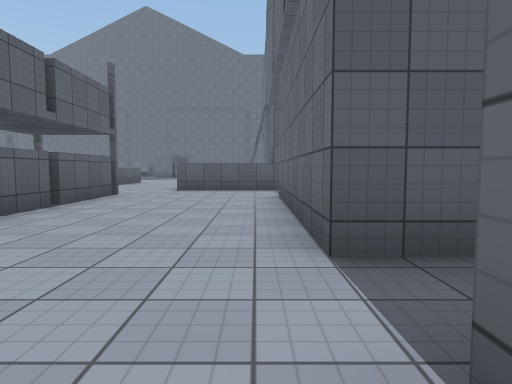
View 1 (above)

24 first-person views from a walk through a scene from a Unity 3-D project. The camera is 1.2 m above the floor, tilts 4° down and sees 75° across. The floor is counted in squares, 2 m on a side. Each view is taken from the middle of a square. On the plan, view 1 faces up. The plan holds only what a view shows up to about 10 squares ahead; the rest is blank. The place goes on beyond the plan. The player is left out. Surface patterns are stand-ins for the level's own textures.

View 2
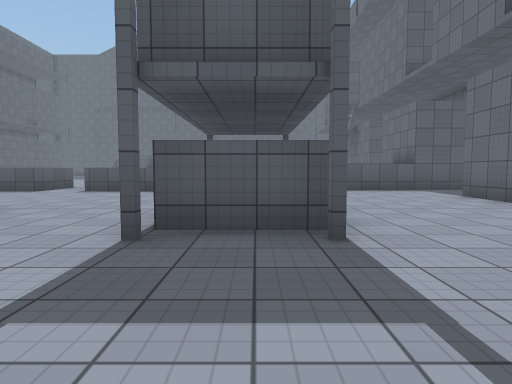

View 3
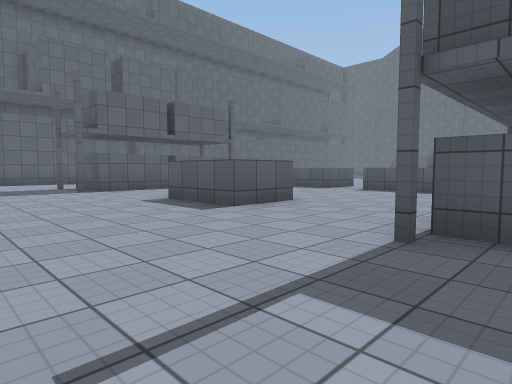

View 4
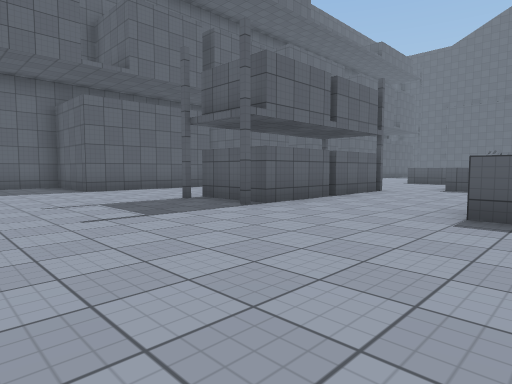

View 5
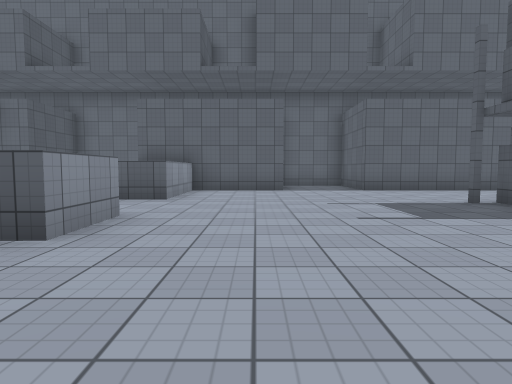

View 6
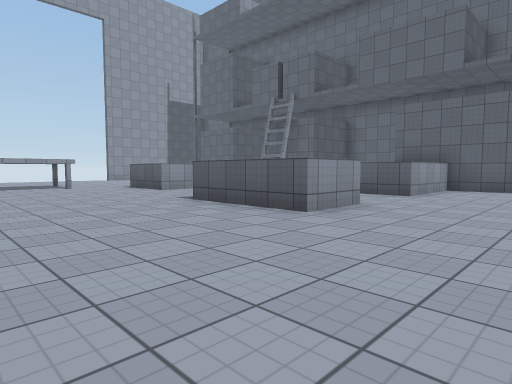

View 7
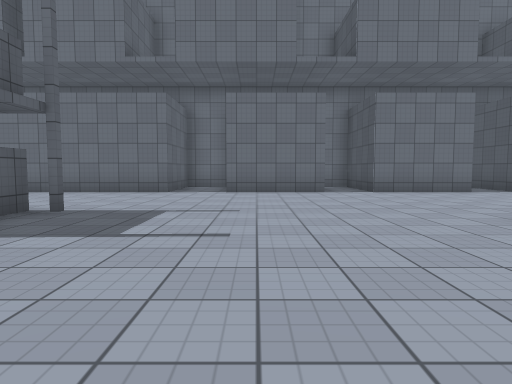

View 8
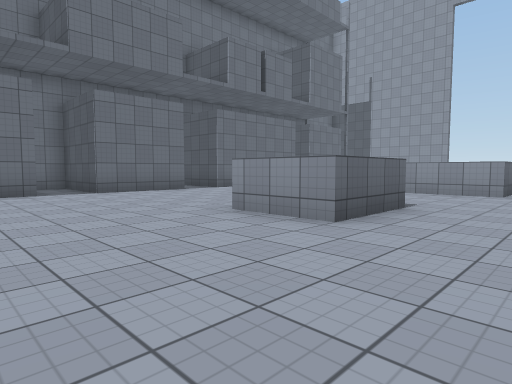

View 9
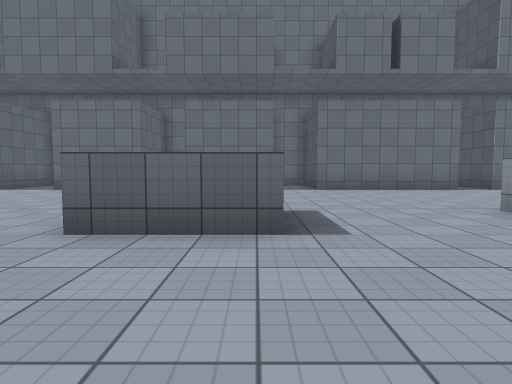

View 10
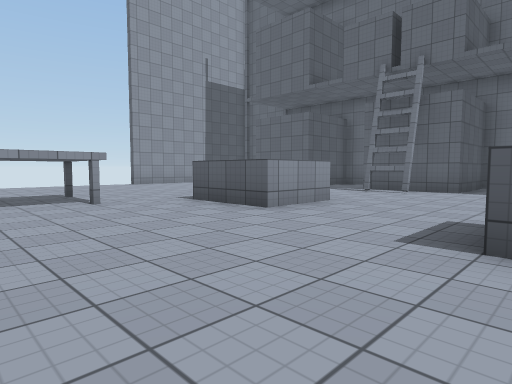

View 11
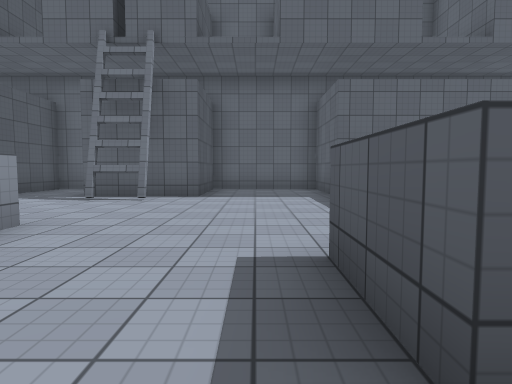

View 12
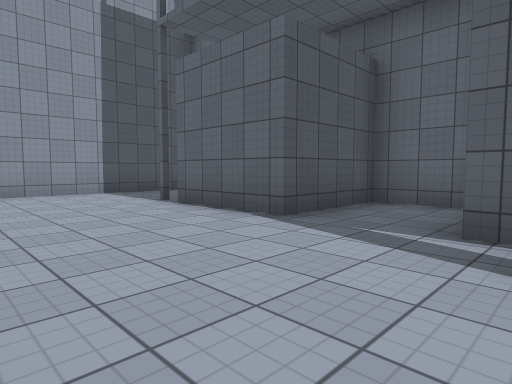

View 13
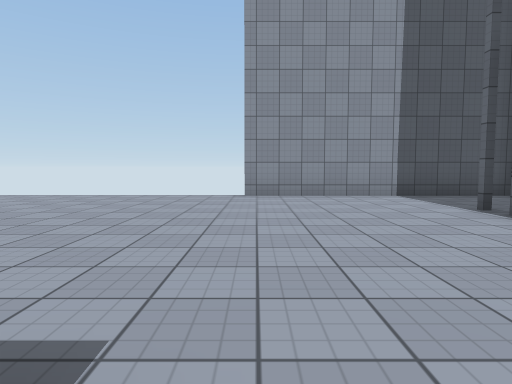

View 14
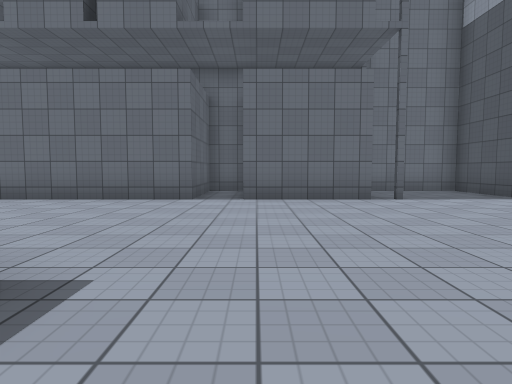

View 15
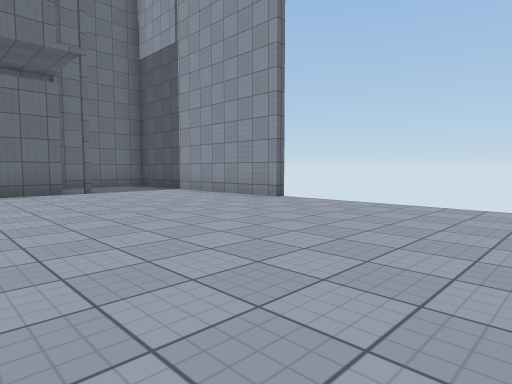

View 16
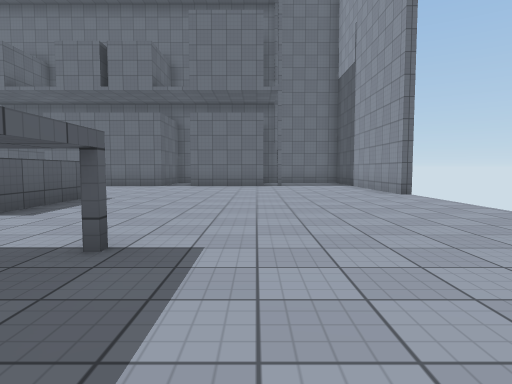

View 17
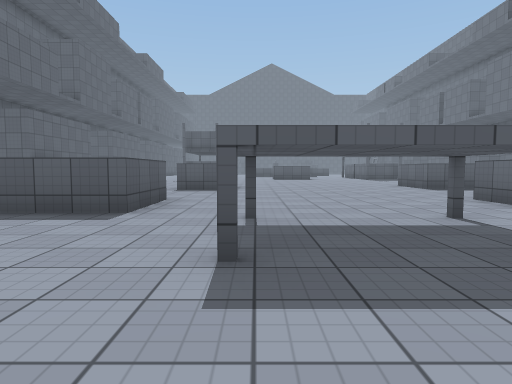

View 18
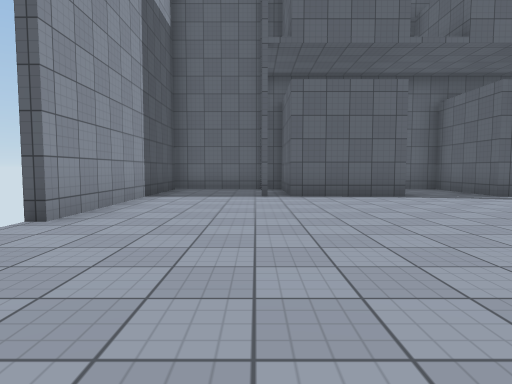

View 19
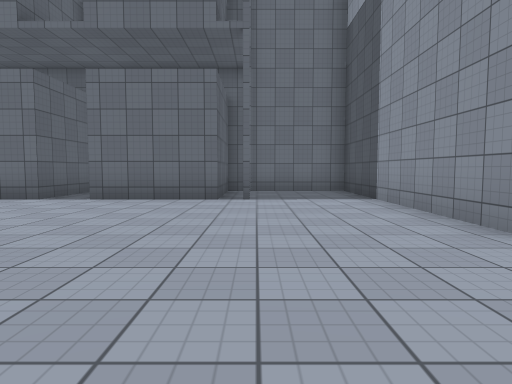

View 20
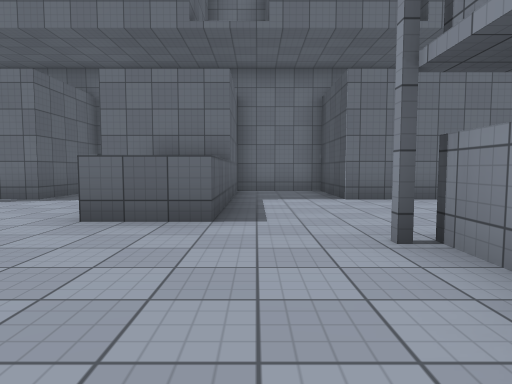

View 21
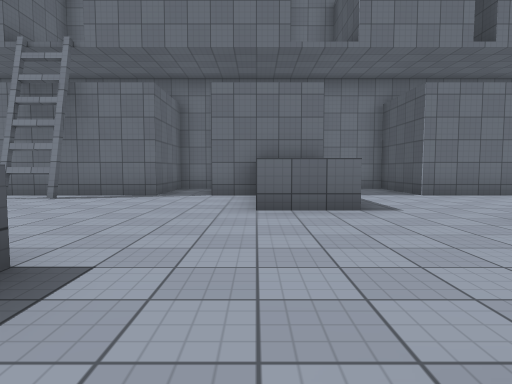

View 22
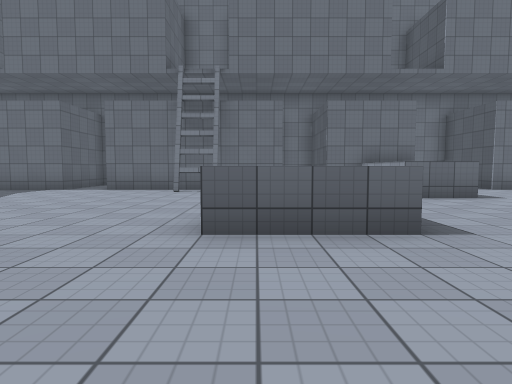

View 23
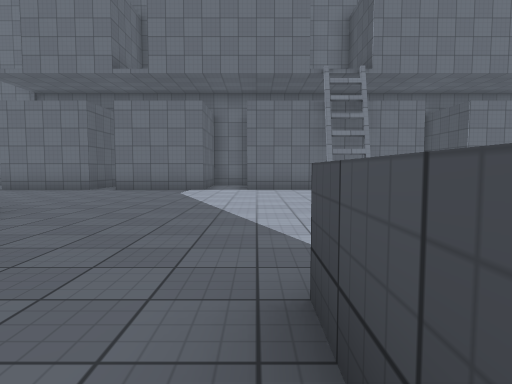

View 24
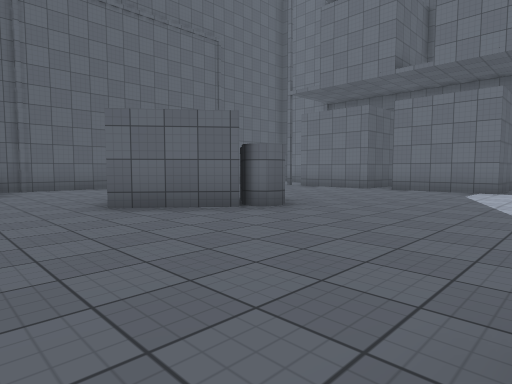

### Floor plan
Key: @ floor where view 1 was taken; # wall or solid block; x gap in a wall; . floor; ^ raised ledge; T thing the floor can be seen under or through.
Columns run from 21 left of view 1 to 3 right of it. Each row starts with its distance up from view 1.
 29              ####
 28              #...
 27              ^..
 26              ...
 25              ...     .#
 24              ..    ...#
 23              .### ....#
 22             ....#.....#
 21             ..........#
 20             ..........##
 19             ...........
 18             ..........#
 17             ^^........#
 16               .......##
 15              ........##
 14             ...^  ....###
 13              ..^^.......#
 12               ........###
 11               .....^^^#
 10            ^.  ....^^^###
  9         ..^^.^^.........#
  8         ................#
  7         #....... ##...###
  6   #     #....... #....#
  5   #..   #..^ ^.. #....#
  4   #...###..^^^.. #....#
  3   #...#.#.......##....##
  2 ###.....................
  1 #.......................
  0   ...................@#
 -1   #...................#
 -2   #.....................#
 -3   #^^^..^^............###
 -4 ###^ ^.  ^.....^^.....#
 -5 #.......^^.....^^.....#
 -6 #......................
 -7 #.....................##
 -8 ####..................#
 -9 ####...^^......^^.....#
-10 #......^^......^^.....###
-11 #.........TTT...........#
-12 ###.......TTT.........###
-13 ###...................# #
-14 ###...................###
-15 #..#....................#
-16 #.......................#
-17 #........... ...........#
-18 ######x           x######

Positions as (right, up) in squares from view 1, and headings:
1: (0, 0), facing up
2: (-4, 0), facing up
3: (-4, 0), facing up-left
4: (-9, -1), facing up-left
5: (-9, -1), facing left
6: (-8, 0), facing down-left
7: (-8, 0), facing right
8: (-8, 0), facing down-right
9: (-9, -5), facing right
10: (-9, -5), facing down-left
11: (-11, -6), facing left
12: (-15, -9), facing down-left
13: (-15, -10), facing down
14: (-6, -12), facing right
15: (-8, -12), facing down-right
16: (-11, -14), facing right
17: (-11, -15), facing up
18: (-11, -15), facing left
19: (-6, -15), facing right
20: (-6, 9), facing right
21: (-7, 11), facing right
22: (-9, 14), facing right
23: (-9, 18), facing right
24: (-9, 18), facing up-right
